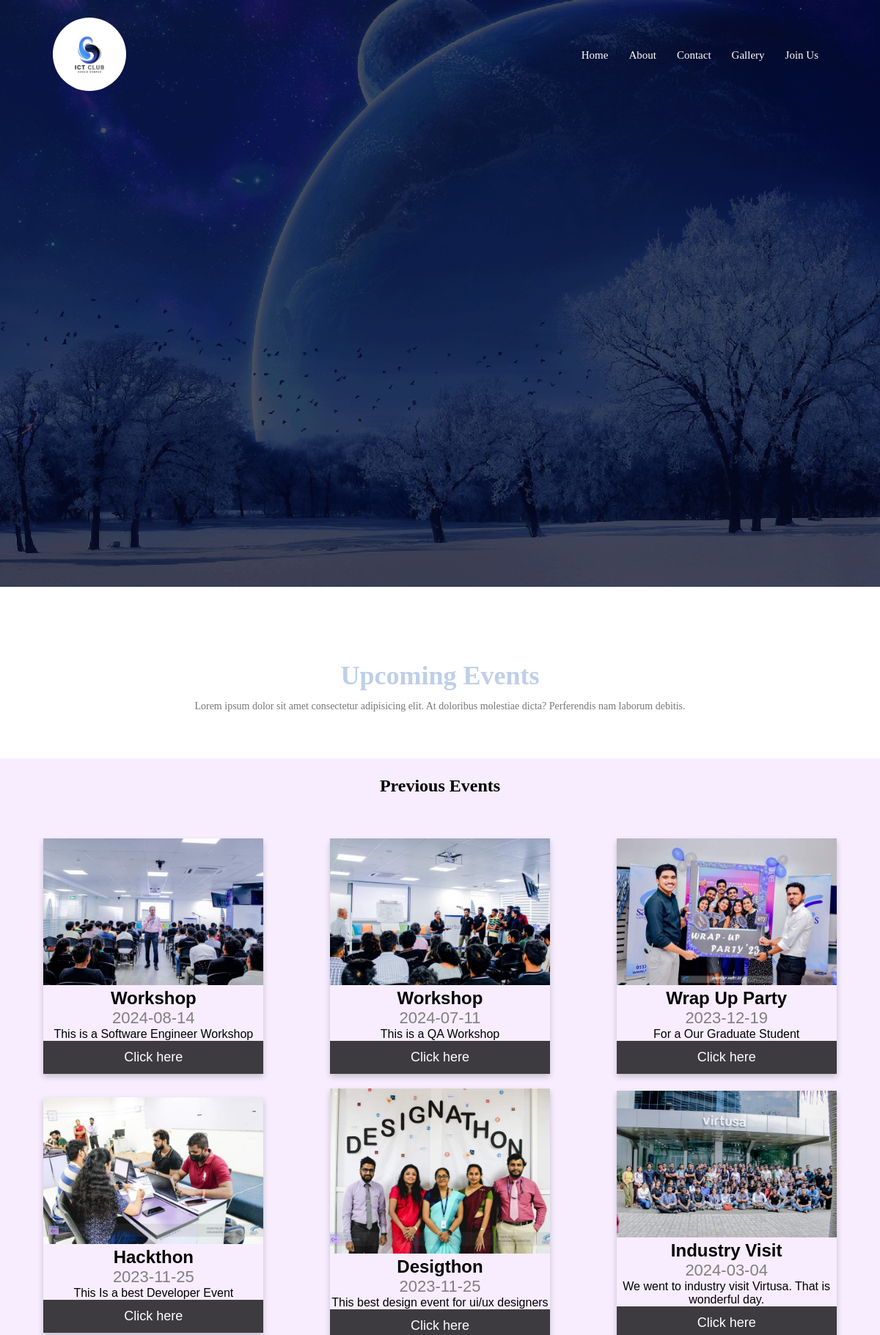
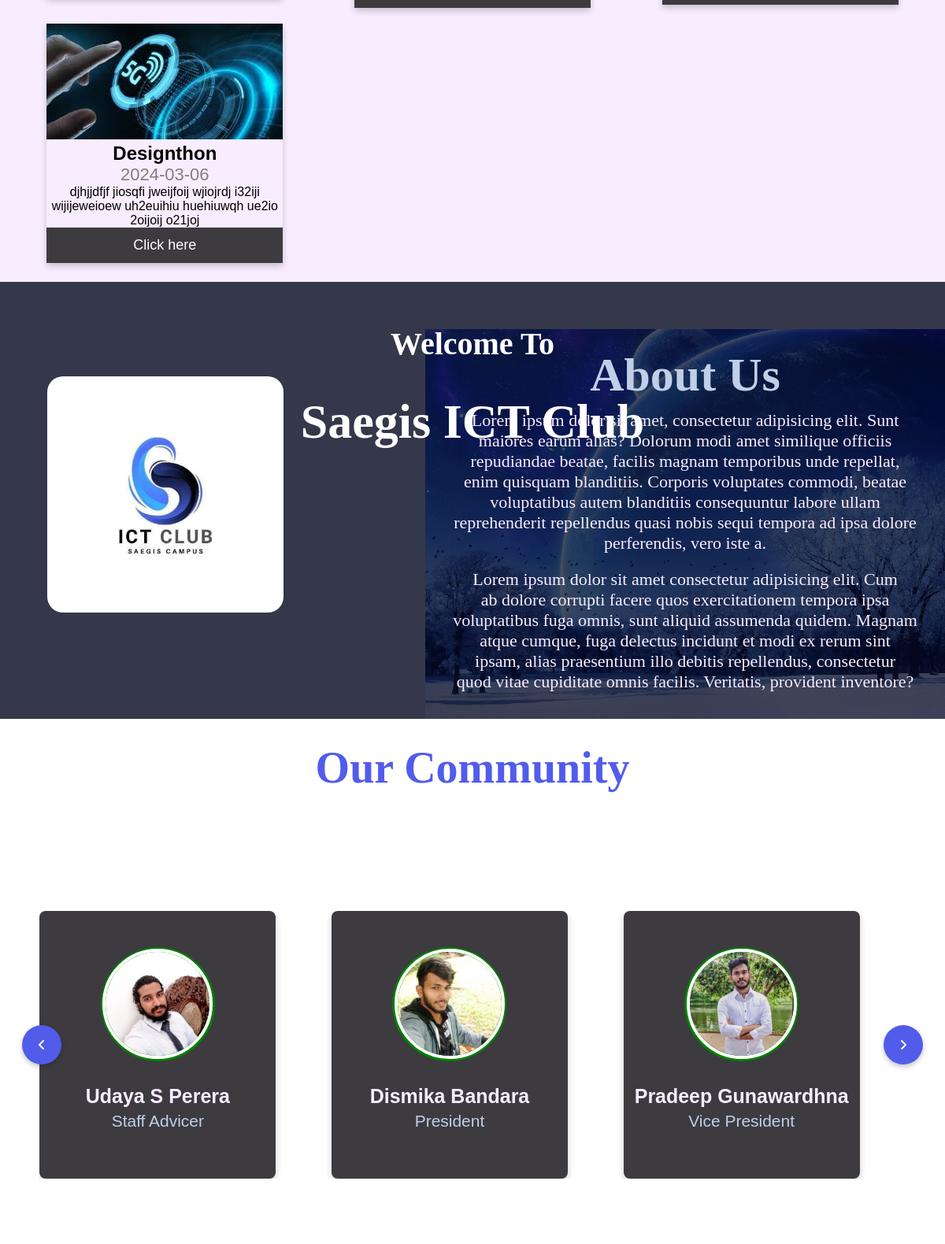
The page / (upper part) on the database its author committed (2 pictures, top to bottom).
### tables this page shows
CREATE TABLE `event` (
  `event_id` int(10) NOT NULL,
  `event_name` varchar(20) NOT NULL,
  `event_img` varchar(250) NOT NULL,
  `description` varchar(150) NOT NULL,
  `date` date NOT NULL
);

### index.php (the view, shortened to what this page needs)
<?php
   include './includes/NavBar.php';
    include './includes/config.php';
    $sql = "SELECT * FROM event ORDER BY event_id DESC";
    $result = $conn->query($sql);
    $events = [];
    if ($result->num_rows > 0) {
        while ($row = $result->fetch_assoc()) {
            $events[] = $row;
        }
    }
?>
    <link rel="stylesheet" href="./src/css/style.css">
    <section class="event">
        <h1>Upcoming Events</h1>
        <p>Lorem ipsum dolor sit amet consectetur adipisicing elit. At doloribus molestiae dicta? Perferendis nam laborum debitis.</p>
    </section>
    <section class="pEvent" id="pEvent">
        <h1>Previous Events</h1>
        <div class="container">
       <div class="row">
       <?php foreach ($events as $event) { ?>
                <?php if ($event['date'] < date("Y-m-d")) { ?>
                    <div class="card">
                        <img src="./uploads/<?php echo $event['event_img']; ?>" alt="Event Image: <?php echo $event['event_name']; ?>" style="width:100%">
                        <h1><?php echo $event['event_name']; ?></h1>
                        <p class="price"><?php echo $event['date']; ?></p>
                        <p><?php echo $event['description']; ?></p>
                        <p><button>Click here</button></p>
                    </div>
                <?php } ?>
            <?php } ?>
        </div>
      </div>
    </section>
     <section class="about" id="about">
        <div class="row">
            <div class="about-col-1" >
                <img src="./src/img/logo.png" alt="">
            </div>
            <div class="about-col-2" >
                <h1 class="sub-title">About Us</h1>
            <p>Lorem ipsum dolor sit amet, consectetur adipisicing elit. Sunt maiores earum alias? Dolorum modi amet similique officiis repudiandae beatae, facilis magnam temporibus unde repellat, enim quisquam blanditiis. Corporis voluptates commodi, beatae voluptatibus autem blanditiis consequuntur labore ullam reprehenderit repellendus quasi nobis sequi tempora ad ipsa dolore perferendis, vero iste a.</p>
            <p>Lorem ipsum dolor sit amet consectetur adipisicing elit. Cum ab dolore corrupti facere quos exercitationem tempora ipsa voluptatibus fuga omnis, sunt aliquid assumenda quidem. Magnam atque cumque, fuga delectus incidunt et modi ex rerum sint ipsam, alias praesentium illo debitis repellendus, consectetur quod vitae cupiditate omnis facilis. Veritatis, provident inventore?</p>
        </div>
        </div>
    </section>
    <section class="community">
        <h1>Our Community</h1>
        <div class="community-main">
            <div class="wrapper">
                <i id="left" class="fa-solid  fas fa-angle-left"></i>
                <ul class="carousel">
                    <li class="card">
                        <div class="img"><img src="./src/img/udaya.jpg" alt="" draggable="false"> </div>
                        <h2 style="color: #F8EDFF; font-weight:bold;">
                            Udaya S Perera
                        </h2>
                        <span>Staff Advicer</span>
                    </li>
                    <li class="card">
                        <div class="img"><img src="./src/img/dismika.jpg" alt="" draggable="false"> </div>
                        <h2 style="color: #F8EDFF; font-weight:bold;">Dismika Bandara</h2>
                        <span>President</span>
                    </li>
                    <li class="card">
                        <div class="img"><img src="./src/img/pradeep.jpg" alt="" draggable="false"> </div>
                        <h2 style="color: #F8EDFF; font-weight:bold;">Pradeep Gunawardhna</h2>
                        <span>Vice President</span>
                    </li>
                </ul>
                <i id="right" class="fa-solid fas fa-angle-right"></i>
            </div>
        </div>
    </section>
    <?php
         include './includes/FooterBar.php';
    ?>

### includes/NavBar.php (shortened to what this page needs)
<!DOCTYPE html>
<html lang="en">
<head>
    <link rel="stylesheet" href="../src/css/style.css">
</head>
<body>
    <section class="header" id="header">
        <nav>
            <a href=""><img src="../src/img/logo.png" style="width: 100px; border-radius: 50%;" alt=""></a>
        <div class="nav-links" id="navLinks">
            <ul>
                <li><a href="#hero">Home</a></li>
                <li><a href="./index.php#about">About</a></li>
                <li><a href="./contact.php">Contact</a></li>
                <li><a href="./index.php#gallery">Gallery</a></li>
                <li><a href="./contact.php">Join Us</a></li>
            </ul>
        </div>
        </nav>
        <div class="text-box">
            <h4>Welcome To </h4>
            <h1><span>Saegis </span>ICT Club</h1>
        </div>
    </section>

### includes/FooterBar.php (shortened to what this page needs)
</body>
</html>

### src/css/style.css (style rules this page uses)
* { margin: 0; padding: 0; box-sizing: border-box; }
.header { height: 100vh; width: 100%; background-image: linear-gradient(rgba(4,9,30,0.7),rgba(4,9,30,0.7)),url(../img/bg.gif); background-position: center; background-size: cover; }
.header nav { display: flex; padding: 2% 6%; justify-content: space-between; align-items: center; }
.header nav img { width: 150px; }
.nav-links { flex: 1; text-align: right; }
.nav-links ul li { list-style: none; display: inline-block; padding: 8px 12px; position: relative; }
.nav-links ul li a { color: #fff; text-decoration: none; font-size: 15px; }
.nav-links ul li::after { content: ''; width: 0%; height: 2px; background: #f44336; display: block; margin: auto; transition: 0.5s; }
.text-box { width: 90%; color: #fff; position: absolute; top: 50%; left: 50%; transform: translate(-50%,-50%); text-align: center; }
.text-box h1 { font-size: 62px; }
.text-box h4 { margin: 10px 0 40px; font-size: 40px; color: #fff; }
.event { width: 80%; margin: auto; text-align: center; padding-top: 100px; }
.event h1 { font-size: 36px; font-weight: 600; color: #BFCFE7; }
.event p { color: #777; font-size: 14px; font-weight: 300; line-height: 22px; padding: 10px; }
.row { margin-top: 5%; display: flex; justify-content: space-between; }
.pEvent { background-color: #F8EDFF; width: 100%; height: auto; padding-top: 10px; padding-bottom: 10px; text-align: center; padding: 2%; }
.pEvent .row { display: grid; grid-template-columns: repeat(auto-fill, minmax(300px, 1fr)); grid-gap: 20px; }
.card { box-shadow: 0 4px 8px 0 rgba(0, 0, 0, 0.2); max-width: 300px; margin: auto; text-align: center; font-family: arial; }
.price { color: grey; font-size: 22px; }
.card button { border: none; outline: 0; padding: 12px; color: white; background-color: #3D3B40; text-align: center; cursor: pointer; width: 100%; font-size: 18px; }
.community { width: 100%; height: 100vh; padding: 10px; }
.community { text-align: center; background: #fff; }
.community h1 { font-size: 56px; margin-top: 20px; color: #525CEB; }
.community-main { padding: 0 35px; display: flex; align-items: center; justify-content: center; min-height: 80vh; }
.wrapper { max-width: 1100px; width: 100%; position: relative; }
.wrapper i { height: 50px; width: 50px; background: #525CEB; text-align: center; line-height: 50px; border-radius: 50%; cursor: pointer; position: absolute; top: 50%; font-size: 1.25 rem; transform: translateY(-50%); box-shadow: 0 3px 6px rgba(0, 0, 0, 0.23); color: #fff; }
.wrapper i:first-child { left: -22px; }
.wrapper i:last-child { right: -22px; }
.wrapper .carousel { display: grid; grid-auto-flow: column; grid-auto-columns: calc((100% / 3) - 12px); gap: 16px; overflow-x: auto; scroll-snap-type: x mandatory; scroll-behavior: smooth; scrollbar-width: 0; }
.carousel :where(.card, .img) { display: flex; align-items: center; justify-content: center; }
.carousel .card { scroll-snap-align: start; height: 340px; list-style: none; background: #3D3B40; border-radius: 8px; display: flex; cursor: pointer; width: 98%; padding-bottom: 15px; align-items: center; justify-content: center; flex-direction: column; }
.community .card .img { background: green; width: 145px; height: 145px; border-radius: 50%; }
.community .card .img img { width: 140px; height: 140px; object-fit: cover; border-radius: 50%; border: 4px solid #fff; }
.community .card h2 { font-weight: 500; font-size: 1.56rem; margin: 30px 0 5px; }
.community .card span { color: #BFCFE7; font-size: 1.31rem; }
.about { width: 100%; height: auto; background-color: #35374B; display: flex; align-items: center; justify-content: center; flex-direction: column; }
.about-col-1 { flex-basis: 35%; padding: 5%; box-sizing: border-box; height: 100%; }
.about-col-1 img { width: 100%; border-radius: 20px; }
.about-col-2 { flex-basis: 55%; text-align: center; background-image: linear-gradient(rgba(4, 9, 30, 0.7), rgba(4, 9, 30, 0.7)), url(../img/bg.gif); background-position: center; background-size: cover; padding: 2%; }
.sub-title { font-size: 60px; font-weight: 600; color: #BFCFE7; }
.about-col-2 p { font-size: 22px; color: #F8EDFF; padding: 10px; text-wrap: balance; }

### rows shown on the page
event: event_img (picture), event_name "Workshop", date "2024-08-14", description "This is a Software Engineer Workshop"
event: event_img (picture), event_name "Workshop", date "2024-07-11", description "This is a QA Workshop"
event: event_img (picture), event_name "Wrap Up Party", date "2023-12-19", description "For a Our Graduate Student"
event: event_img (picture), event_name "Hackthon", date "2023-11-25", description "This Is a best Developer Event"
event: event_img (picture), event_name "Desigthon", date "2023-11-25", description "This best design event for ui/ux designers"
event: event_img (picture), event_name "Industry Visit", date "2024-03-04", description "We went to industry visit Virtusa. That is wonderful day."
event: event_img (picture), event_name "Designthon", date "2024-03-06", description "djhjjdfjf jiosqfi jweijfoij wjiojrdj i32iji wijijeweioew uh2euihiu huehiuwqh ue2io 2oijoij o21joj"
